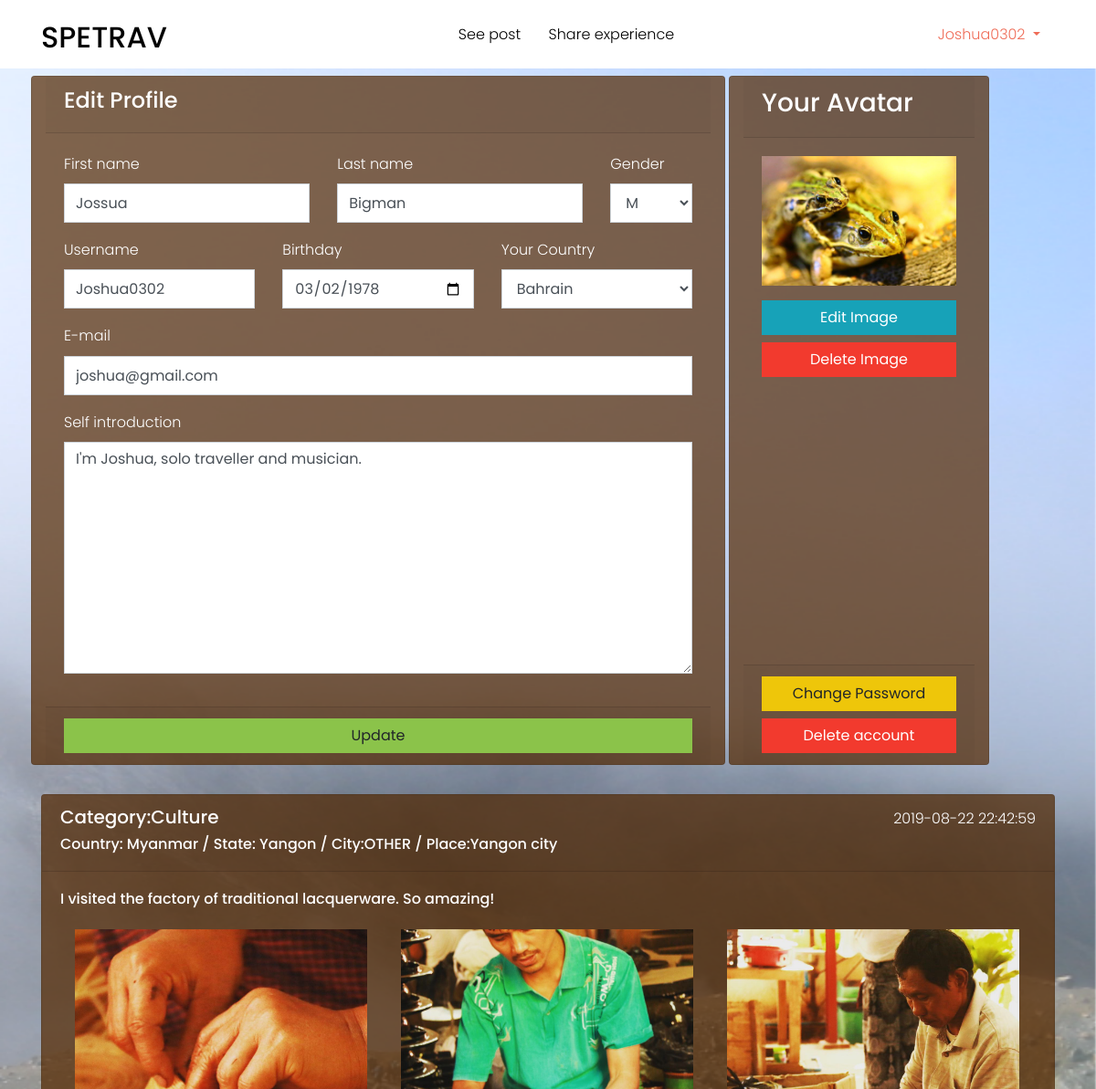
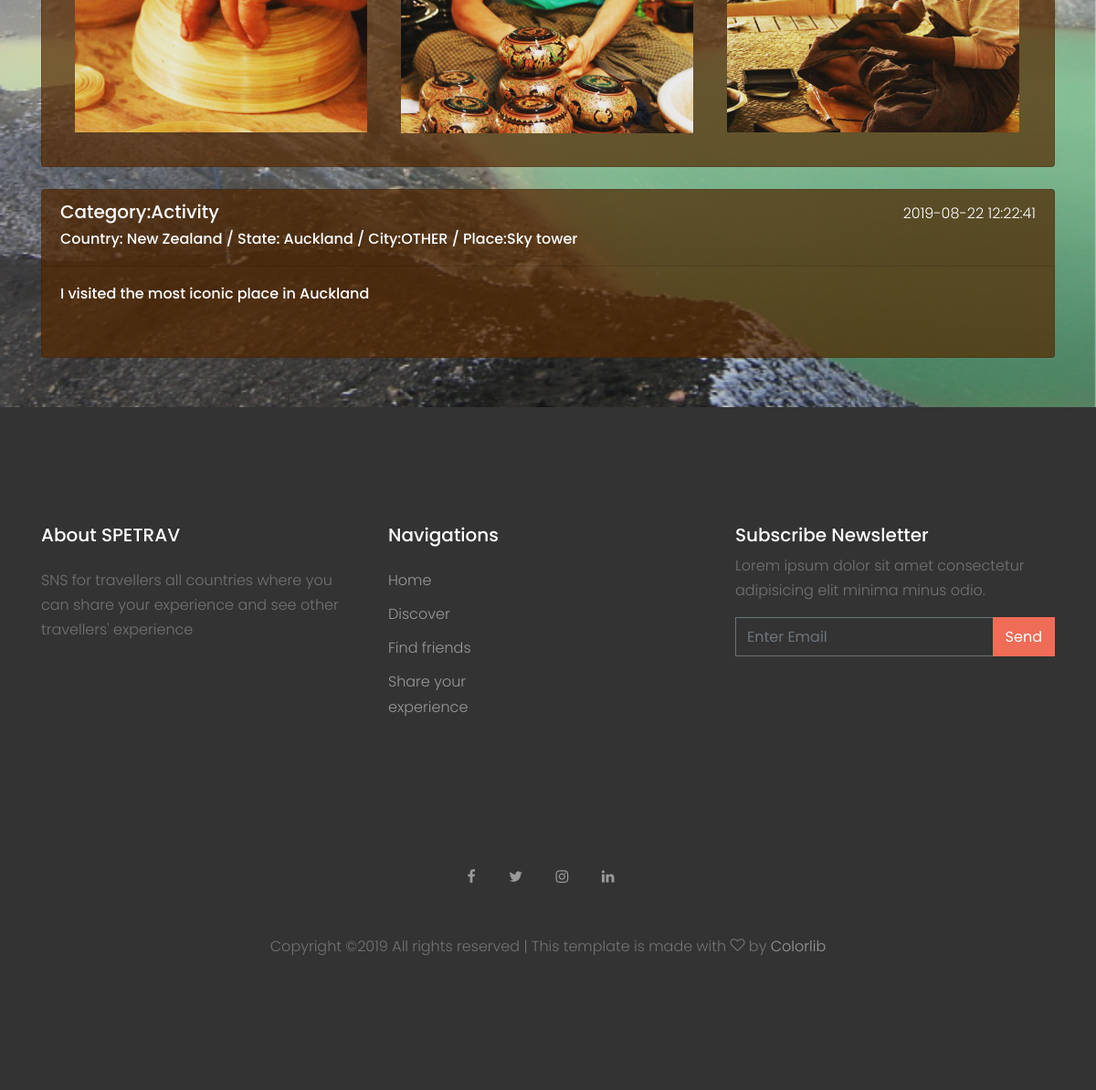
Page /user/users/profile.php (signed in) on the committed database (2 pictures, top to bottom).
### tables this page shows
CREATE TABLE `profiles` (
  `profile_no` int(20) NOT NULL,
  `profile_firstname` varchar(80) NOT NULL,
  `profile_lastname` varchar(80) NOT NULL,
  `profile_gender` char(1) NOT NULL,
  `profile_avatar` varchar(100) DEFAULT NULL,
  `country_id` int(5) NOT NULL,
  `profile_birthday` text NOT NULL,
  `profile_self_introduction` text NOT NULL,
  `user_id` int(20) NOT NULL,
  `profile_status` char(1) NOT NULL DEFAULT 'A'
);

CREATE TABLE `users` (
  `user_id` int(20) NOT NULL,
  `user_email` text NOT NULL,
  `user_name` varchar(50) NOT NULL,
  `user_password` varchar(80) NOT NULL,
  `user_permission` char(1) NOT NULL DEFAULT 'U',
  `user_status` char(1) NOT NULL DEFAULT 'A'
);

CREATE TABLE `countries` (
  `id` mediumint(8) UNSIGNED NOT NULL,
  `country_name` varchar(100) NOT NULL,
  `phonecode` varchar(255) DEFAULT NULL,
  `capital` varchar(255) DEFAULT NULL,
  `currency` varchar(255) DEFAULT NULL
);

CREATE TABLE `pictures` (
  `picture_id` int(20) NOT NULL,
  `picture_name` varchar(255) NOT NULL,
  `post_no` int(20) NOT NULL,
  `picture_status` char(1) NOT NULL DEFAULT 'A'
);

### classes/Config.php (called while the page is built, shortened)
<?php
class Config{
    private $servername="localhost";
    private $username="root";
    private $password="root";
    private $database="portfolio_spetrav";
    public function __construct(){
        $this->conn=new mysqli($this->servername,$this->username,$this->password,$this->database);
    }
}

### classes/Profile.php (called while the page is built, shortened)
<?php
require_once 'Config.php';
class Profile extends Config{
    public function get_profile_by_user_id($user_id){
        $sql = "SELECT * FROM profiles JOIN users ON profiles.user_id=users.user_id
                JOIN countries ON profiles.country_id=countries.id WHERE profiles.user_id='$user_id'";
        $result=$this->conn->query($sql);
        $id=$result->fetch_assoc();
        return $id;
    }
}

### classes/Country.php (called while the page is built, shortened)
<?php
require_once 'Config.php';
class Country extends Config{
    public function display_all_countries(){
        $sql = "SELECT * FROM countries ORDER BY country_name ASC";
        $result=$this->conn->query($sql);
        if($result->num_rows>0){
            $rows=array();
            while($row=$result->fetch_assoc()){
                $rows[]=$row;
            }
            return $rows;
        }else{
            return false;
        }if($result==FALSE){
            echo "ERROR:".$this->conn->error;
        }
    }
}

### classes/Post.php (called while the page is built, shortened)
<?php
require_once 'Config.php';
class Post extends Config{
    public function display_user_post($user_id){
        $sql = "SELECT * FROM posts JOIN users ON posts.user_id=users.user_id
                JOIN states ON posts.state_id=states.id
                JOIN countries ON states.country_id=countries.id
                JOIN cities ON posts.city_id=cities.id
                JOIN places ON posts.place_id=places.place_id
                JOIN categories ON posts.category_id=categories.category_no WHERE post_status='A' AND posts.user_id='$user_id' ORDER BY posts.posted_datetime DESC";
        $result=$this->conn->query($sql);
        if($result->num_rows>0){
            $rows=array();
            while($row=$result->fetch_assoc()){
                $rows[]=$row;
            }
            return $rows;
        }else{
            return false;
        }if($result==FALSE){
            echo "ERROR:".$this->conn->error;
        }
    }
}

### classes/Picture.php (called while the page is built, shortened)
<?php
require_once 'Config.php';
class Picture extends Config{
    public function display_post_pictures($post_no){
        $sql = "SELECT * FROM pictures WHERE post_no='$post_no' AND picture_status='A'";
        $result=$this->conn->query($sql);
        if($result->num_rows>0){
            $rows=array();
            while($row=$result->fetch_assoc()){
                $rows[]=$row;
            }
            return $rows;
        }else{
            return false;
        }if($result==false){
            echo "ERROR:".$this->conn->error;
        }
    }
}

### user/users/profile.php (the view, shortened to what this page needs)
<?php
require_once 'header.php';
$user_id=$_SESSION['id'];
$profile_info=$profile->get_profile_by_user_id($user_id);
$get_user_posts=$post->display_user_post($user_id);
$duplicate_msg=null;
?>
<main>
    <section id="edit-profile">
        <div class="container mx-auto">
            <div class="row">
                <div class="card col-8 mx-1 my-2">
                    <div class="card-header">
                        <h4>Edit Profile</h4>
                    </div>
                    <form method="post">
                        <div class="card-body">
                            <div class="row">
                                <div class="form-group col-5">
                                    <label for="firstname">First name</label>
                                    <input type="text" name="firstname" id="" class="form-control" placeholder="first name" required  value="<?php if(isset($_POST['firstname'])){echo $_POST['firstname'];}else{echo $profile_info['profile_firstname'];} ?>">
                                </div>
                                <div class="form-group col-5">
                                    <label for="lastname">Last name</label>
                                    <input type="text" name="lastname" id="" class="form-control" placeholder="last name" required value="<?php if(isset($_POST['lastname'])){echo $_POST['lastname'];}else{echo $profile_info['profile_lastname'];} ?>">
                                </div>
                                <div class="form-group col-2">
                                  <label for="gender">Gender</label>
                                  <select class="form-control" name="gender" id="">
                                    <option value="M" <?php if($profile_info['profile_gender']=='M'):?>selected<?php endif ?>>M</option>
                                  </select>
                                </div>
                                <div class="form-group col-4">
                                    <label for="lastname">Username</label>
                                    <input type="text" name="username" id="" class="form-control" placeholder="username" required value="<?php if(isset($_POST['username'])){echo $_POST['username'];}else{echo $profile_info['user_name'];} ?>">
                                </div>
                                <div class="form-group col-4">
                                    <label for="birthday">Birthday</label>
                                    <input type="date" name="birthday" id="" class="form-control"required value="<?php if(isset($_POST['birthday'])){echo $_POST['birthday'];}else{echo $profile_info['profile_birthday'];} ?>">
                                </div>
                                <div class="form-group col-4">
                                    <label for="country">Your Country</label>
                                    <select class="form-control" name="country" id="">
                                    <?php foreach($get_country as $key=>$values):?>
                                        <option value="<?php echo $values['id']?>"<?php if(isset($_POST['country'])){if($_POST['country']==$values['id']){echo 'selected';}}else{if($values['id']==$profile_info['country_id']){echo 'selected';}}?>><?php echo $values['country_name']?></option>
                                    <?php endforeach ?>
                                    </select>
                                </div>
                                <div class="form-group col-12">
                                    <label for="email">E-mail</label>
                                    <input type="email" name="email" id="" class="form-control <?php if(!empty($duplicate_msg)):?> is-invalid<?php endif ?>" placeholder="E-mail" <?php if(!empty($duplicate_msg)):?> style="background-color:pink"<?php endif ?>required value="<?php if(isset($_POST['email'])){echo $_POST['email'];}else{echo $profile_info['user_email'];} ?>">
                                </div>
                                <div class="form-group col-12">
                                  <label for="self_introduction">Self introduction</label>
                                  <textarea name="self_introduction" class="form-control" id="" cols="30" rows="10"><?php if(isset($_POST['self_introduction'])){echo $_POST['self_introduction'];}else{echo $profile_info['profile_self_introduction'];} ?></textarea>
                                </div>
                            </div>
                        </div>
                        <div class="card-footer">
                            <input type="submit" value="Update" class="btn btn-success btn-block" name="update">
                        </div>
                    </form>
                </div>
                <div class="card col-3 my-2">
                    <div class="card-header">
                        <h3>Your Avatar</h3>
                    </div>
                    <div class="card-body">
                        <img src="<?php if(empty($profile_info['profile_avatar'])):?>https://cdn.pixabay.com/photo/2016/08/08/09/17/avatar-1577909_1280.png<?php else:?><?php echo $profile_info['profile_avatar'];?><?php endif?>" alt="avatar" class="img-fluid d-block mb-3">
                        <button class="btn btn-info btn-block" data-toggle="modal" data-target="#img-modal"><i class="fa fa-pencil"></i> Edit Image</button>
                        <button class="btn btn-danger btn-block" data-toggle="modal" data-target="#img-delete-modal"><i class="fa fa-remove"></i> Delete Image</button>
                    </div>
                    <div class="card-footer">
                        <button class="btn btn-warning btn-block" data-toggle="modal" data-target="#password_modal">Change Password</button>
                        <button class="btn btn-danger btn-block" data-toggle="modal" data-target="#account-delete-modal">Delete account</button>
                    </div>
                </div>
            </div>
        </div>
    </section>
    <section id="mypost">
        <div class="container">
        <?php if($get_user_posts==TRUE):?>
            <?php foreach($get_user_posts as $key=>$values):?>
            <div class="card my-4">
                <div class="card-header">
                    <span class="float-right"><?php echo $values['posted_datetime']?></span>
                    <h5>Category:<?php echo $values['category_name']?></h5>
                    <h6>
                        Country: <?php echo $values['country_name']?> /
                        State: <?php echo $values['state_name']?> /
                        City:<?php echo $values['city_name'] ?> /
                        Place:<?php echo $values['place_name']?>
                    </h6>
                </div>
                <div class="card-body">
                    <h6><?php echo $values['post_content']?></h6>
                    <?php
                    $post_no=$values['post_no'];
                    $get_pictures=$picture->display_post_pictures($post_no);
                    if($get_pictures==TRUE){
                        foreach($get_pictures as $keys=>$rows){
                    ?>
                    <img src="../../<?php echo $rows['picture_name']?>" class="d-inline m-3" alt="" width="30%">
                    <?php
                        }
                    }
                    ?>
                </div>
            </div>
            <?php endforeach ?>
        <?php endif ?>
        </div>
    </section>
</main>
<?php
require_once 'footer.php';
?>

### rows in the picture
profiles: firstname "Jossua", lastname "Bigman", gender "M", username "Joshua0302", birthday "03/02/1978", country "Bahrain", email "joshua@gmail.com", self_introduction "I'm Joshua, solo traveller and musician.", profile_avatar (picture)
pictures: picture_name (picture)
pictures: picture_name (picture)
pictures: picture_name (picture)

### other values in the picture
$_SESSION['username'] "Joshua0302"
$values['posted_datetime'] "2019-08-22 22:42:59"
$values['category_name'] "Culture"
$values['country_name'] "Myanmar"
$values['state_name'] "Yangon"
$values['city_name'] "OTHER"
$values['place_name'] "Yangon city"
$values['post_content'] "I visited the factory of traditional lacquerware. So amazing!"
$values['posted_datetime'] "2019-08-22 12:22:41"
$values['category_name'] "Activity"
$values['country_name'] "New Zealand"
$values['state_name'] "Auckland"
$values['place_name'] "Sky tower"
$values['post_content'] "I visited the most iconic place in Auckland"
